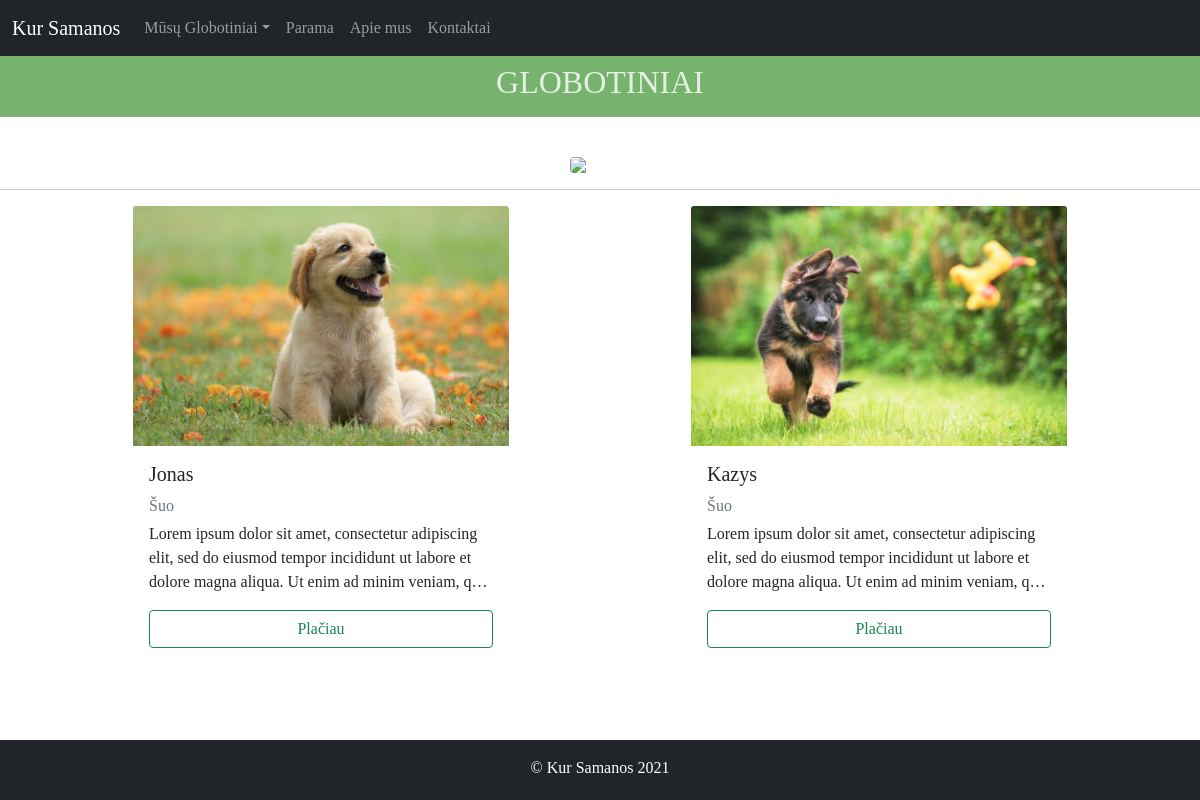
The page /sunys/ on the database its author committed.
### Sam/models.py (models this page shows, shortened)
class Animal(models.Model):
    animal_types = (
        ("Katė", "Katė"),
        ("Šuo", "Šuo"),
        ("Arklys", "Arklys")
    )
    title = models.CharField(max_length=100)
    animal_type = models.CharField(max_length=100, choices=animal_types)
    content = models.TextField()
    image = models.ImageField(default='default.jpg', upload_to='animal_pics')

### Sam/views.py (the view)
# urls.py: path('sunys/', views.sunys, name="sam-sunys"),
def sunys(request):
    context = {
        'animals': Animal.objects.filter(animal_type="Šuo").order_by('-id')
    }
    return render(request, 'Sam/sunys.html', context)

### Sam/templates/Sam/sunys.html
{% extends "Sam/base.html" %}
{% block main %}
<div class="page-title page-title-default title-size-small title-design-centered color-scheme-light">
    <div class="container">
        <header class="entry-header">
            <h2 class="entry-title">Globotiniai</h2>
        </header>
    </div>
</div>
<img class="rounded mx-auto d-block paw" src="/static/Sam/download.png">
<hr>
<div class="container" >
    <div class="container" >
      <div class="row mb-2">
        {% for animal in animals %}
          <div class="card mb-3" style="max-width: 25rem;">
            <img class="card-img-top" src="{{ animal.image.url }}" alt="Card image cap">
            <div class="card-body d-flex flex-column text-dark">
              <h5 class="card-title">{{ animal.title }}</h5>
              <div class="mb-1 text-muted">{{ animal.animal_type }}</div>
              <p class="card-text line-clamp">{{ animal.content }}</p>
              <a href="{%url 'animal-detail' animal.id%}" class="btn btn-outline-success" style="margin-top:auto">Plačiau</a>
            </div>
          </div>
        {% endfor %}
      </div>
    </div>
</div>
{% endblock %}

### Sam/static/Sam/starter-template.css (style rules this page uses)
body { padding-top: 3rem; }

### Sam/static/Sam/styles.css (style rules this page uses)
.card-img-top { width: 100%; height: 20vw; object-fit: cover; }
body { min-height: 400px; margin-bottom: 60px; clear: both; font-family: Comic Sans MS; }
.paw { width: 5%; margin-top: 30px; }
.page-title { width: 100%; border-bottom: 1px solid rgba(168,168,168,.15); position: relative; margin-top: 0px; margin-bottom: 40px; }
.title-size-small { padding: 15px 0; }
.page-title-default { background-color: #77B26E; }
.color-scheme-light { color: rgba(255,255,255,.8); }
.entry-title { margin-bottom: 0; text-transform: uppercase; text-align: center; }
.line-clamp { display: -webkit-box; -webkit-line-clamp: 3; -webkit-box-orient: vertical; text-overflow: ellipsis; overflow: hidden; }
.card { margin-left: auto; margin-right: auto; border: none; }
html { position: relative; min-height: 100%; }

### rows shown on the page
Animal: image (picture), title "Jonas", animal_type "Šuo", content "Lorem ipsum dolor sit amet, consectetur adipiscing elit, sed do eiusmod tempor incididunt ut labore et dolore magna aliqua. Ut enim ad minim veniam,…"
Animal: image (picture), title "Kazys", animal_type "Šuo", content "Lorem ipsum dolor sit amet, consectetur adipiscing elit, sed do eiusmod tempor incididunt ut labore et dolore magna aliqua. Ut enim ad minim veniam,…"
